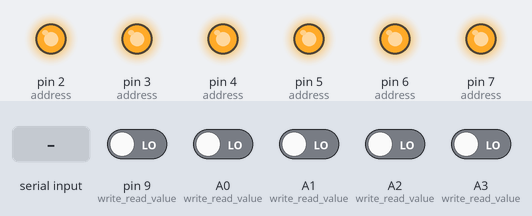
A sketch run on a simulated Arduino Nano, built with avr-gcc and run on an emulated ATmega328P. Shown: output pins drawn as LEDs (lit = HIGH). Dashed ring = blinking. The inputs (shaded band) are chosen by the test bench; at power-on: A0 (write_read_value), A1 (write_read_value), A2 (write_read_value), A3 (write_read_value), pin 9 (write_read_value) LOW. Pins used as bus, display or sensor lines are not drawn; what the sketch prints to the serial monitor is not drawn.

Above: at 2.0 s.
2.1 s: "/w " received over Serial
At 3.82 s:
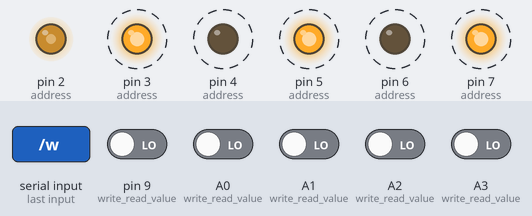
5.1 s: "/c" received over Serial
At 7.3 s:
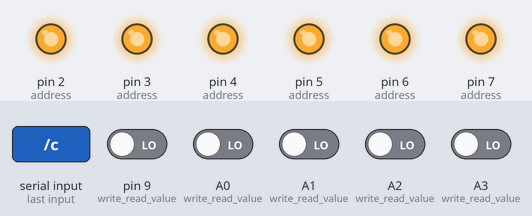
Timing chart, 0 to 8.8 s (numbered marks = the images above; inputs shaded):
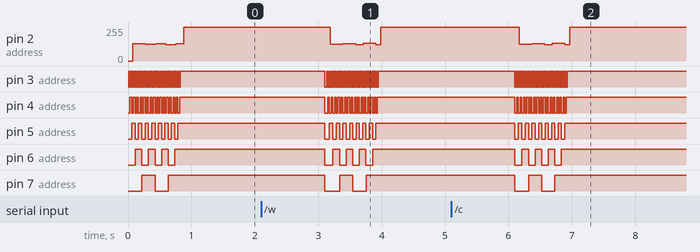

Measured:
- after the input at 2.1 s, pin 2 (address): 255/255 → 124/255 after 1.1 s, → 130/255 0.20 s later, → 123/255 0.20 s later, → 132/255 0.12 s later, … (6 changes in this stretch); pin 3 (address): alternates HIGH for 0.01 s and LOW for 0.01 s, 64 changes in all, then stays HIGH, starting after 1.0 s
- after the input at 5.1 s, pin 2 (address): 255/255 → 124/255 after 1.1 s, → 130/255 0.20 s later, → 123/255 0.20 s later, → 132/255 0.12 s later, … (6 changes in this stretch); pin 3 (address): alternates HIGH for 0.01 s and LOW for 0.01 s, 64 changes in all, then stays HIGH, starting after 1.0 s

The sketch:

Eprom.ino
```cpp
byte addr0 = 2, addr1 = 3, addr2 = 4, addr3 = 5, addr4 = 6, addr5 = 7, addr6 = 8;
byte address[7] = {addr0, addr1, addr2, addr3, addr4, addr5, addr6};

byte inout0 = A0, inout1 = A1, inout2 = A2, inout3 = A3, inout4 = A6, inout5 = A7, inout6 = 9, inout7 = 10;
byte write_read_value[8] = {inout0, inout1, inout2, inout3, inout4, inout5, inout6, inout7};

byte OE = 11;
byte CE = 12;

bool program_enable = false;
const char ending_char = 4; //end of transmission
int last_loc;
const int max_address = 127;


#include "functions.h"


void setup() {
  // put your setup code here, to run once:
  Serial.begin(115200);
  for (int i = 0; i < 6; i++) {
    pinMode(address[i], OUTPUT);
    digitalWrite(address[i], LOW);
  }
  pinMode(CE, OUTPUT);
  digitalWrite(CE, HIGH);
  pinMode(OE, OUTPUT);
  digitalWrite(OE, LOW);

  count_eprom();

  Serial.println("Ready for reading");
}


void loop() {
  // put your main code here, to run repeatedly:
  if (Serial.available() > 0) {
    String message = Serial.readString();
    //Serial.println("Arduino got " + message);


    if (message.substring(0, 4) == "help") {
      //HELP
      Serial.println("\n\nCommand List:\n");
      Serial.println("\thelp");
      Serial.println("\t/r message#\t(reads message number)");
      Serial.println("\t/w message\t(writes message)");
      Serial.println("\t/c\t\t(counts messages)");
    }


    else if (message.substring(0, 3) == "/r ") {
      //READ
      long mes_num;
      message.remove(0, 3);
      mes_num = message.toInt();

      //maybe check how many messages there are and see if the mes_num is less than that

      Serial.print("Reading message number: ");
      Serial.println(mes_num);
      set_address(mes_num);
      read_eprom();
    }


    else if (message.substring(0, 3) == "/w ") {
      //WRITE
      message.remove(0, 3);

      //add some ending character
      char mes_char[(message.length() + 1)];
      for (unsigned int i = 0; i < message.length(); i++) {
        mes_char[i] = message.charAt(i);
      }
      mes_char[(message.length() + 1)] = ending_char;

      if (((sizeof(mes_char)) + last_loc + 1) <= max_address){
        set_values_rw(true);
        Serial.print("Writing message: ");
        Serial.println(message);
        last_loc += 1;
        for (int i = 0; i < (sizeof(mes_char)); i++) {
          if(set_address((last_loc + i))){
            Serial.println(write_eprom(mes_char[i]) ? "char sucessful" : "char failed");
          }
        }
        count_eprom();
        //find last message and write to addresses after it
        //function for writing message and what address
        //serial print message number
      }
    }


    else if (message.substring(0, 2) == "/c") {
      //COUNT
      //Index through all addresses until all zeros and count amount of ending characters
      count_eprom(true);
    }


    else {
      //UNKNOWN
      Serial.println("That command \"" + message + "\"is not recognized");
    }
  }
}
```

functions.h
```cpp
//FUNCTIONS
void mode_selection(int mode = 0){
  if (2 >= mode >= 0){
    delay(1);
    switch(mode){
      case 0:
        //stand by
        digitalWrite(CE, HIGH);
        digitalWrite(OE, LOW);

      case 1:
        //read
        digitalWrite(CE, LOW);
        digitalWrite(OE, LOW);

      case 2:
        //write
        digitalWrite(CE, LOW);
        digitalWrite(OE, HIGH);
    }
  delay(2);
  }
}


void set_values_rw(bool write_values = false) {
  if (write_values) {
    for (int i = 0; i < 7; i++) {
      pinMode(write_read_value[i], OUTPUT);
      digitalWrite(write_read_value[i], LOW);
    }
  }
  else if (!write_values) {
    for (int i = 0; i < 7; i++) {
      pinMode(write_read_value[i], INPUT);
    }
  }
}


bool set_address(unsigned int addr_num) {
  if (addr_num <= max_address) {
    String addr_str = String(addr_num, BIN);
    //Serial.println(addr_str);
    int add_len = addr_str.length();
    if (add_len < 7) {
      for (int i = 7; i > add_len; i--) {
        addr_str = String("0" + addr_str);
      }
    }
    add_len = addr_str.length();
    //Serial.println(add_len);
    //Serial.println(addr_str);

    char addr_char[add_len];
    for (unsigned int i = 0; i < add_len; i++) {
      addr_char[i] = addr_str.charAt(i);
    }
    for (int i = 0; i < add_len; i++) {
      int reverse = (add_len - 1 - i);
      //Serial.println(addr_char[reverse]);
      if (addr_char[reverse] == '1') {
        digitalWrite(address[i], HIGH);
      }
      else {
        digitalWrite(address[i], LOW);
      }

    }
    return true;
  }
  else {
    Serial.println("address too high");
    return false;
  }
}


char read_eprom() {
  set_values_rw();
  mode_selection(1);
  char character[8];
  char chan;
  for (int i = 0; i < 7; i++) {
    if (digitalRead(write_read_value[i]) == HIGH) {
      character[i] = '1';
      chan += pow(2, i);
    }
    else {
      character[i] = '0';
    }
  }
  mode_selection();
  Serial.print(character);
  Serial.print("\t\t");
  Serial.println(chan);
  return chan;
}


bool write_eprom(char letter) {
  char let_temp = letter;
  set_values_rw(true);
  for (int i = 7; i >= 0; i--) {

    if ((let_temp - (pow(2, i))) >= 0) {
      digitalWrite(write_read_value[i], HIGH);
      let_temp -= pow(2, i);
    }
    else {
      digitalWrite(write_read_value[i], LOW);
    }
  }

  mode_selection(2);
  delay(5);
  mode_selection(0);

  for (int i = 0; i < 7; i++) {
    digitalWrite(write_read_value[i], LOW);
  }

  if (letter == read_eprom()) {
    return true;
  }
  else {
    return false;
  }
}


int count_eprom(bool verb = false) {
  set_values_rw();
  int count = 0;
  int loc;
  for (int i = 0; i <= max_address; i++) {
    if (set_address(i)) {
      if (ending_char == read_eprom()) {
        count += 1;
        loc = i;
      }
    }
  }
  last_loc = loc;
  if (verb){
    Serial.print("The number of messages is: ");
    Serial.println(count);
  }
  return count;
}
```
